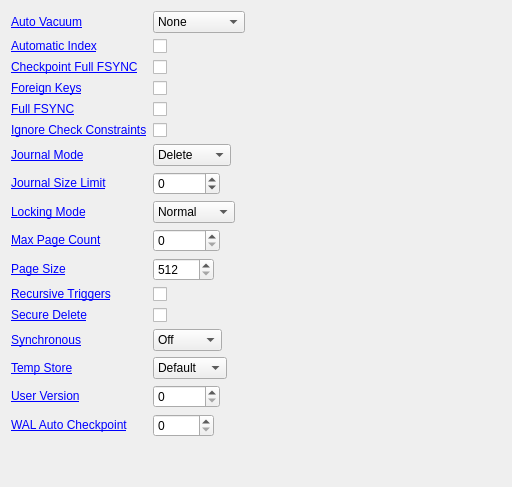
          <widget class="QWidget" name="scrollAreaWidgetContents">
           <property name="geometry">
            <rect>
             <x>0</x>
             <y>0</y>
             <width>512</width>
             <height>487</height>
            </rect>
           </property>
           <layout class="QFormLayout" name="formLayout">
            <property name="fieldGrowthPolicy">
             <enum>QFormLayout::ExpandingFieldsGrow</enum>
            </property>
            <item row="0" column="0">
             <widget class="QLabel" name="labelPragmaAutoVacuum">
              <property name="text">
               <string>&lt;html&gt;&lt;head/&gt;&lt;body&gt;&lt;p&gt;&lt;a href=&quot;http://www.sqlite.org/pragma.html#pragma_auto_vacuum&quot;&gt;&lt;span style=&quot; text-decoration: underline; color:#0000ff;&quot;&gt;Auto Vacuum&lt;/span&gt;&lt;/a&gt;&lt;/p&gt;&lt;/body&gt;&lt;/html&gt;</string>
              </property>
              <property name="openExternalLinks">
               <bool>true</bool>
              </property>
              <property name="textInteractionFlags">
               <set>Qt::LinksAccessibleByMouse</set>
              </property>
              <property name="buddy">
               <cstring>comboboxPragmaAutoVacuum</cstring>
              </property>
             </widget>
            </item>
            <item row="0" column="1">
             <widget class="QComboBox" name="comboboxPragmaAutoVacuum">
              <item>
               <property name="text">
                <string>None</string>
               </property>
              </item>
              <item>
               <property name="text">
                <string>Full</string>
               </property>
              </item>
              <item>
               <property name="text">
                <string>Incremental</string>
               </property>
              </item>
             </widget>
            </item>
            <item row="1" column="0">
             <widget class="QLabel" name="labelPragmaAutomaticIndex">
              <property name="text">
               <string>&lt;html&gt;&lt;head/&gt;&lt;body&gt;&lt;p&gt;&lt;a href=&quot;http://www.sqlite.org/pragma.html#pragma_automatic_index&quot;&gt;&lt;span style=&quot; text-decoration: underline; color:#0000ff;&quot;&gt;Automatic Index&lt;/span&gt;&lt;/a&gt;&lt;/p&gt;&lt;/body&gt;&lt;/html&gt;</string>
              </property>
              <property name="openExternalLinks">
               <bool>true</bool>
              </property>
              <property name="buddy">
               <cstring>checkboxPragmaAutomaticIndex</cstring>
              </property>
             </widget>
            </item>
            <item row="1" column="1">
             <widget class="QCheckBox" name="checkboxPragmaAutomaticIndex">
              <property name="text">
               <string/>
              </property>
             </widget>
            </item>
            <item row="2" column="0">
             <widget class="QLabel" name="labelPragmaCheckpointFullFsync">
              <property name="text">
               <string>&lt;html&gt;&lt;head/&gt;&lt;body&gt;&lt;p&gt;&lt;a href=&quot;http://www.sqlite.org/pragma.html#pragma_checkpoint_fullfsync&quot;&gt;&lt;span style=&quot; text-decoration: underline; color:#0000ff;&quot;&gt;Checkpoint Full FSYNC&lt;/span&gt;&lt;/a&gt;&lt;/p&gt;&lt;/body&gt;&lt;/html&gt;</string>
              </property>
              <property name="openExternalLinks">
               <bool>true</bool>
              </property>
              <property name="buddy">
               <cstring>checkboxPragmaCheckpointFullFsync</cstring>
              </property>
             </widget>
            </item>
            <item row="2" column="1">
             <widget class="QCheckBox" name="checkboxPragmaCheckpointFullFsync">
              <property name="text">
               <string/>
              </property>
             </widget>
            </item>
            <item row="3" column="0">
             <widget class="QLabel" name="labelPragmaForeignKeys">
              <property name="text">
               <string>&lt;html&gt;&lt;head/&gt;&lt;body&gt;&lt;p&gt;&lt;a href=&quot;http://www.sqlite.org/pragma.html#pragma_foreign_keys&quot;&gt;&lt;span style=&quot; text-decoration: underline; color:#0000ff;&quot;&gt;Foreign Keys&lt;/span&gt;&lt;/a&gt;&lt;/p&gt;&lt;/body&gt;&lt;/html&gt;</string>
              </property>
              <property name="openExternalLinks">
               <bool>true</bool>
              </property>
              <property name="buddy">
               <cstring>checkboxPragmaForeignKeys</cstring>
              </property>
             </widget>
            </item>
            <item row="3" column="1">
             <widget class="QCheckBox" name="checkboxPragmaForeignKeys">
              <property name="text">
               <string/>
              </property>
             </widget>
            </item>
            <item row="4" column="0">
             <widget class="QLabel" name="labelPragmaFullFsync">
              <property name="text">
               <string>&lt;html&gt;&lt;head/&gt;&lt;body&gt;&lt;p&gt;&lt;a href=&quot;http://www.sqlite.org/pragma.html#pragma_fullfsync&quot;&gt;&lt;span style=&quot; text-decoration: underline; color:#0000ff;&quot;&gt;Full FSYNC&lt;/span&gt;&lt;/a&gt;&lt;/p&gt;&lt;/body&gt;&lt;/html&gt;</string>
              </property>
              <property name="openExternalLinks">
               <bool>true</bool>
              </property>
              <property name="buddy">
               <cstring>checkboxPragmaFullFsync</cstring>
              </property>
             </widget>
            </item>
            <item row="4" column="1">
             <widget class="QCheckBox" name="checkboxPragmaFullFsync">
              <property name="text">
               <string/>
              </property>
             </widget>
            </item>
            <item row="5" column="0">
             <widget class="QLabel" name="labelPragmaIgnoreCheckConstraints">
              <property name="text">
               <string>&lt;html&gt;&lt;head/&gt;&lt;body&gt;&lt;p&gt;&lt;a href=&quot;http://www.sqlite.org/pragma.html#pragma_ignore_check_constraints&quot;&gt;&lt;span style=&quot; text-decoration: underline; color:#0000ff;&quot;&gt;Ignore Check Constraints&lt;/span&gt;&lt;/a&gt;&lt;/p&gt;&lt;/body&gt;&lt;/html&gt;</string>
              </property>
              <property name="openExternalLinks">
               <bool>true</bool>
              </property>
              <property name="buddy">
               <cstring>checkboxPragmaIgnoreCheckConstraints</cstring>
              </property>
             </widget>
            </item>
            <item row="5" column="1">
             <widget class="QCheckBox" name="checkboxPragmaIgnoreCheckConstraints">
              <property name="text">
               <string/>
              </property>
             </widget>
            </item>
            <item row="6" column="0">
             <widget class="QLabel" name="labelPragmaJournalMode">
              <property name="text">
               <string>&lt;html&gt;&lt;head/&gt;&lt;body&gt;&lt;p&gt;&lt;a href=&quot;http://www.sqlite.org/pragma.html#pragma_journal_mode&quot;&gt;&lt;span style=&quot; text-decoration: underline; color:#0000ff;&quot;&gt;Journal Mode&lt;/span&gt;&lt;/a&gt;&lt;/p&gt;&lt;/body&gt;&lt;/html&gt;</string>
              </property>
              <property name="openExternalLinks">
               <bool>true</bool>
              </property>
              <property name="buddy">
               <cstring>comboboxPragmaJournalMode</cstring>
              </property>
             </widget>
            </item>
            <item row="6" column="1">
             <widget class="QComboBox" name="comboboxPragmaJournalMode">
              <item>
               <property name="text">
                <string>Delete</string>
               </property>
              </item>
              <item>
               <property name="text">
                <string>Truncate</string>
               </property>
              </item>
              <item>
               <property name="text">
                <string>Persist</string>
               </property>
              </item>
              <item>
               <property name="text">
                <string>Memory</string>
               </property>
              </item>
              <item>
               <property name="text">
                <string>WAL</string>
               </property>
              </item>
              <item>
               <property name="text">
                <string>Off</string>
               </property>
              </item>
             </widget>
            </item>
            <item row="7" column="0">
             <widget class="QLabel" name="labelJournalSizeLimit">
              <property name="text">
               <string>&lt;html&gt;&lt;head/&gt;&lt;body&gt;&lt;p&gt;&lt;a href=&quot;http://www.sqlite.org/pragma.html#pragma_journal_size_limit&quot;&gt;&lt;span style=&quot; text-decoration: underline; color:#0000ff;&quot;&gt;Journal Size Limit&lt;/span&gt;&lt;/a&gt;&lt;/p&gt;&lt;/body&gt;&lt;/html&gt;</string>
              </property>
              <property name="openExternalLinks">
               <bool>true</bool>
              </property>
              <property name="buddy">
               <cstring>spinPragmaJournalSizeLimit</cstring>
              </property>
             </widget>
            </item>
            <item row="7" column="1">
             <widget class="QSpinBox" name="spinPragmaJournalSizeLimit">
              <property name="minimum">
               <number>-1</number>
              </property>
              <property name="maximum">
               <number>100000</number>
              </property>
             </widget>
            </item>
            <item row="8" column="0">
             <widget class="QLabel" name="labelPragmaLockingMode">
              <property name="text">
               <string>&lt;html&gt;&lt;head/&gt;&lt;body&gt;&lt;p&gt;&lt;a href=&quot;http://www.sqlite.org/pragma.html#pragma_locking_mode&quot;&gt;&lt;span style=&quot; text-decoration: underline; color:#0000ff;&quot;&gt;Locking Mode&lt;/span&gt;&lt;/a&gt;&lt;/p&gt;&lt;/body&gt;&lt;/html&gt;</string>
              </property>
              <property name="openExternalLinks">
               <bool>true</bool>
              </property>
              <property name="buddy">
               <cstring>comboboxPragmaLockingMode</cstring>
              </property>
             </widget>
            </item>
            <item row="8" column="1">
             <widget class="QComboBox" name="comboboxPragmaLockingMode">
              <item>
               <property name="text">
                <string>Normal</string>
               </property>
              </item>
              <item>
               <property name="text">
                <string>Exclusive</string>
               </property>
              </item>
             </widget>
            </item>
            <item row="9" column="0">
             <widget class="QLabel" name="labelPragmaMaxPageCount">
              <property name="text">
               <string>&lt;html&gt;&lt;head/&gt;&lt;body&gt;&lt;p&gt;&lt;a href=&quot;http://www.sqlite.org/pragma.html#pragma_max_page_count&quot;&gt;&lt;span style=&quot; text-decoration: underline; color:#0000ff;&quot;&gt;Max Page Count&lt;/span&gt;&lt;/a&gt;&lt;/p&gt;&lt;/body&gt;&lt;/html&gt;</string>
              </property>
              <property name="openExternalLinks">
               <bool>true</bool>
              </property>
              <property name="buddy">
               <cstring>spinPragmaMaxPageCount</cstring>
              </property>
             </widget>
            </item>
            <item row="9" column="1">
             <widget class="QSpinBox" name="spinPragmaMaxPageCount">
              <property name="maximum">
               <number>2000000000</number>
              </property>
             </widget>
            </item>
            <item row="10" column="0">
             <widget class="QLabel" name="labelPragmaPageSize">
              <property name="text">
               <string>&lt;html&gt;&lt;head/&gt;&lt;body&gt;&lt;p&gt;&lt;a href=&quot;http://www.sqlite.org/pragma.html#pragma_page_size&quot;&gt;&lt;span style=&quot; text-decoration: underline; color:#0000ff;&quot;&gt;Page Size&lt;/span&gt;&lt;/a&gt;&lt;/p&gt;&lt;/body&gt;&lt;/html&gt;</string>
              </property>
              <property name="openExternalLinks">
               <bool>true</bool>
              </property>
              <property name="buddy">
               <cstring>spinPragmaPageSize</cstring>
              </property>
             </widget>
            </item>
            <item row="10" column="1">
             <widget class="QSpinBox" name="spinPragmaPageSize">
              <property name="minimum">
               <number>512</number>
              </property>
              <property name="maximum">
               <number>65536</number>
              </property>
             </widget>
            </item>
            <item row="11" column="0">
             <widget class="QLabel" name="labelPragmaRecursiveTriggers">
              <property name="text">
               <string>&lt;html&gt;&lt;head/&gt;&lt;body&gt;&lt;p&gt;&lt;a href=&quot;http://www.sqlite.org/pragma.html#pragma_recursive_triggers&quot;&gt;&lt;span style=&quot; text-decoration: underline; color:#0000ff;&quot;&gt;Recursive Triggers&lt;/span&gt;&lt;/a&gt;&lt;/p&gt;&lt;/body&gt;&lt;/html&gt;</string>
              </property>
              <property name="openExternalLinks">
               <bool>true</bool>
              </property>
              <property name="buddy">
               <cstring>checkboxPragmaRecursiveTriggers</cstring>
              </property>
             </widget>
            </item>
            <item row="11" column="1">
             <widget class="QCheckBox" name="checkboxPragmaRecursiveTriggers">
              <property name="text">
               <string/>
              </property>
             </widget>
            </item>
            <item row="12" column="0">
             <widget class="QLabel" name="labelPragmaSecureDelete">
              <property name="text">
               <string>&lt;html&gt;&lt;head/&gt;&lt;body&gt;&lt;p&gt;&lt;a href=&quot;http://www.sqlite.org/pragma.html#pragma_secure_delete&quot;&gt;&lt;span style=&quot; text-decoration: underline; color:#0000ff;&quot;&gt;Secure Delete&lt;/span&gt;&lt;/a&gt;&lt;/p&gt;&lt;/body&gt;&lt;/html&gt;</string>
              </property>
              <property name="openExternalLinks">
               <bool>true</bool>
              </property>
              <property name="buddy">
               <cstring>checkboxPragmaSecureDelete</cstring>
              </property>
             </widget>
            </item>
            <item row="12" column="1">
             <widget class="QCheckBox" name="checkboxPragmaSecureDelete">
              <property name="text">
               <string/>
              </property>
             </widget>
            </item>
            <item row="13" column="0">
             <widget class="QLabel" name="labelPragmaSynchronous">
              <property name="text">
               <string>&lt;html&gt;&lt;head/&gt;&lt;body&gt;&lt;p&gt;&lt;a href=&quot;http://www.sqlite.org/pragma.html#pragma_synchronous&quot;&gt;&lt;span style=&quot; text-decoration: underline; color:#0000ff;&quot;&gt;Synchronous&lt;/span&gt;&lt;/a&gt;&lt;/p&gt;&lt;/body&gt;&lt;/html&gt;</string>
              </property>
              <property name="openExternalLinks">
               <bool>true</bool>
              </property>
              <property name="buddy">
               <cstring>comboboxPragmaSynchronous</cstring>
              </property>
             </widget>
            </item>
            <item row="13" column="1">
             <widget class="QComboBox" name="comboboxPragmaSynchronous">
              <item>
               <property name="text">
                <string>Off</string>
               </property>
              </item>
              <item>
               <property name="text">
                <string>Normal</string>
               </property>
              </item>
              <item>
               <property name="text">
                <string>Full</string>
               </property>
              </item>
             </widget>
            </item>
            <item row="14" column="0">
             <widget class="QLabel" name="labelPragmaTempStore">
              <property name="text">
               <string>&lt;html&gt;&lt;head/&gt;&lt;body&gt;&lt;p&gt;&lt;a href=&quot;http://www.sqlite.org/pragma.html#pragma_temp_store&quot;&gt;&lt;span style=&quot; text-decoration: underline; color:#0000ff;&quot;&gt;Temp Store&lt;/span&gt;&lt;/a&gt;&lt;/p&gt;&lt;/body&gt;&lt;/html&gt;</string>
              </property>
              <property name="openExternalLinks">
               <bool>true</bool>
              </property>
              <property name="buddy">
               <cstring>comboboxPragmaTempStore</cstring>
              </property>
             </widget>
            </item>
            <item row="14" column="1">
             <widget class="QComboBox" name="comboboxPragmaTempStore">
              <item>
               <property name="text">
                <string>Default</string>
               </property>
              </item>
              <item>
               <property name="text">
                <string>File</string>
               </property>
              </item>
              <item>
               <property name="text">
                <string>Memory</string>
               </property>
              </item>
             </widget>
            </item>
            <item row="15" column="0">
             <widget class="QLabel" name="labelPragmaUserVersion">
              <property name="text">
               <string>&lt;html&gt;&lt;head/&gt;&lt;body&gt;&lt;p&gt;&lt;a href=&quot;http://www.sqlite.org/pragma.html#pragma_schema_version&quot;&gt;&lt;span style=&quot; text-decoration: underline; color:#0000ff;&quot;&gt;User Version&lt;/span&gt;&lt;/a&gt;&lt;/p&gt;&lt;/body&gt;&lt;/html&gt;</string>
              </property>
              <property name="openExternalLinks">
               <bool>true</bool>
              </property>
              <property name="buddy">
               <cstring>spinPragmaUserVersion</cstring>
              </property>
             </widget>
            </item>
            <item row="15" column="1">
             <widget class="QSpinBox" name="spinPragmaUserVersion">
              <property name="maximum">
               <number>2147483647</number>
              </property>
             </widget>
            </item>
            <item row="16" column="0">
             <widget class="QLabel" name="labelPragmaWalAutoCheckpoint">
              <property name="text">
               <string>&lt;html&gt;&lt;head/&gt;&lt;body&gt;&lt;p&gt;&lt;a href=&quot;http://www.sqlite.org/pragma.html#pragma_wal_autocheckpoint&quot;&gt;&lt;span style=&quot; text-decoration: underline; color:#0000ff;&quot;&gt;WAL Auto Checkpoint&lt;/span&gt;&lt;/a&gt;&lt;/p&gt;&lt;/body&gt;&lt;/html&gt;</string>
              </property>
              <property name="openExternalLinks">
               <bool>true</bool>
              </property>
              <property name="buddy">
               <cstring>spinPragmaWalAutoCheckpoint</cstring>
              </property>
             </widget>
            </item>
            <item row="16" column="1">
             <widget class="QSpinBox" name="spinPragmaWalAutoCheckpoint">
              <property name="maximum">
               <number>10000</number>
              </property>
             </widget>
            </item>
           </layout>
          </widget>
